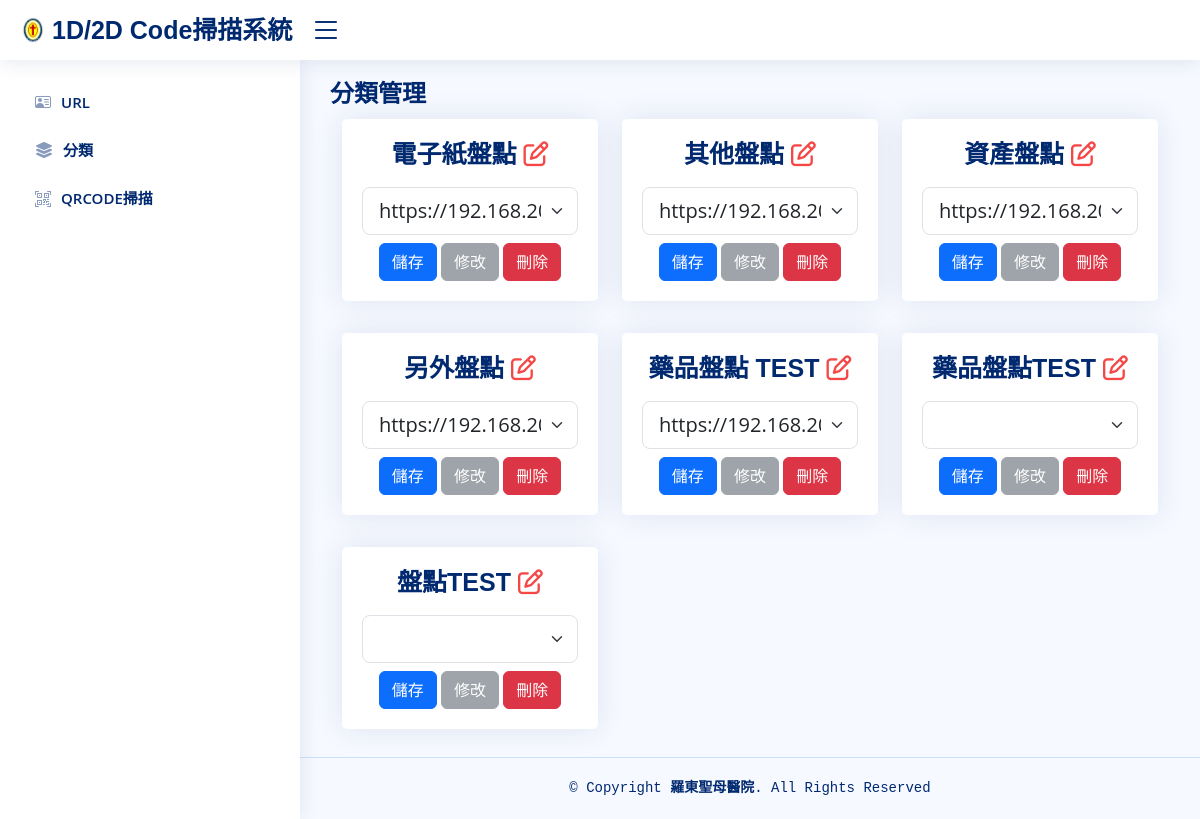
The page /smh_webcam_app/index.php/category on the database its author committed.
### tables this page shows
CREATE TABLE `categories` (
  `category_id` int(11) NOT NULL AUTO_INCREMENT,
  `category_name` varchar(20) DEFAULT NULL,
  `url` varchar(100) DEFAULT NULL,
  PRIMARY KEY (`category_id`)
);

CREATE TABLE `setting` (
  `id` int(11) NOT NULL AUTO_INCREMENT,
  `url` varchar(200) NOT NULL,
  `createtime` datetime NOT NULL,
  `modifytime` datetime DEFAULT NULL,
  PRIMARY KEY (`id`)
);

### smh_webcam_app/application/controllers/Category.php (called while the page is built, shortened)
<?php
class Category extends CI_Controller
{
    public function __construct()
    {
        $this->load->model('category_model');
        $this->load->model('Setting_model');
    }
    public function index()
    {
        $data['categories'] = $this->category_model->get_category();
        $data['settings'] = $this->Setting_model->get_setting();
        $this->load->view('category_view', $data);
    }
}

### smh_webcam_app/index.php (called while the page is built, shortened)
<?php
require_once BASEPATH.'core/CodeIgniter.php';

### smh_webcam_app/application/models/category_model.php (called while the page is built, shortened)
<?php
class category_model extends CI_Model
{
    public function get_category()
    {
        $query = $this->db->get("categories");
        return $query->result();
    }
}

### smh_webcam_app/application/models/Setting_model.php (called while the page is built, shortened)
<?php
class Setting_model extends CI_Model
{
    public function get_setting()
    {
        $query = $this->db->get("setting");
        return $query->result_array();
    }
}

### smh_webcam_app/application/views/category_view.php (the view, shortened to what this page needs)
<!DOCTYPE html>
<html lang="en">
<head>
    <?php $this->load->view('common/stylesheet'); ?>
    <link href="<?php echo base_url('theme/css/style.css'); ?>" rel="stylesheet">
</head>
<body>
    <?php $this->load->view('main'); ?>
    <main id="main" class="main">
        <div class="pagetitle">
            <h1>分類管理</h1>
        </div>
        <div class="container-sm">
            <div class="row row-cols-1 row-cols-md-3 g-4">
                <?php foreach ($categories as $category) : ?>
                    <div class="col">
                        <div class="card mb-2">
                            <div class="card-body">
                                <h5 class="card-title text-center categoryName"><?= $category->category_name; ?> <i class="fa-regular fa-pen-to-square editCategoryName" style="color: #f64747;"></i></h5>
                                <form action="">
                                    <select name="url_select" class="form-select form-select-lg mb-2" id="url_select">
                                        <option value="" selected disabled hidden></option>
                                        <?php foreach ($settings as $setting) : ?>
                                            <option value="<?= $setting['url']; ?>" <?php if ($setting['url'] == $category->url) : ?> selected <?php endif ?>><?= $setting['url']; ?></option>
                                        <?php endforeach; ?>
                                    </select>
                                    <div class="text-center">
                                        <button class="btn btn-primary btnData" data-category_name="<?= $category->category_name; ?>">儲存</button>
                                        <button class="btn btn-secondary btnEdit" data-category_name="<?= $category->category_name; ?>" data-id="<?= $category->category_id; ?>" disabled>修改</button>
                                        <button class="btn btn-danger btnDelete" data-category_name="<?= $category->category_name; ?>">刪除</button>
                                    </div>
                                </form>
                            </div>
                        </div>
                    </div>
                <?php endforeach; ?>
            </div>
        </div>
    </main>
    <?php $this->load->view('footer'); ?>
</body>
</html>

### smh_webcam_app/application/views/common/stylesheet.php (shortened to what this page needs)
<link href="https://cdn.jsdelivr.net/npm/bootstrap@5.3.0/dist/css/bootstrap.min.css" rel="stylesheet">
<link rel="stylesheet" href="https://cdn.datatables.net/1.11.5/css/jquery.dataTables.min.css">
<link rel="stylesheet" href="https://cdn.datatables.net/responsive/2.2.9/css/responsive.dataTables.min.css">
<link rel="stylesheet" href="https://cdnjs.cloudflare.com/ajax/libs/font-awesome/6.5.1/css/all.min.css" />
<link rel="stylesheet" href="https://cdnjs.cloudflare.com/ajax/libs/bootstrap-icons/1.11.3/font/bootstrap-icons.min.css" />

### smh_webcam_app/application/views/main.php (shortened to what this page needs)
<!DOCTYPE html>
<html lang="en">
<head>
    <link href="<?php echo base_url('theme/css/style.css'); ?>" rel="stylesheet">
</head>
<body>
    <header id="header" class="header fixed-top d-flex align-items-center">
        <div class="d-flex align-items-center justify-content-between">
            <div href="" class="logo d-flex align-items-center">
                <img src="<?= base_url('theme/Logo.png') ?>" alt="">
                <span class="d-none d-lg-block">1D/2D Code掃描系統</span>
            </div>
            <i class="bi bi-list toggle-sidebar-btn"></i>
        </div>
    </header>
    <aside id="sidebar" class="sidebar">
        <ul class="sidebar-nav" id="sidebar-nav">
            <li class="nav-item">
                <a class="nav-link collapsed" href="<?= site_url('setting/index'); ?>">
                    <i class="bi bi-person-vcard"></i>
                    <span>URL</span>
                </a>
            </li>
            <li class="nav-item">
                <a class="nav-link collapsed" href="<?= site_url('category/index'); ?>">
                    <i class="fa-solid fa-layer-group"></i><span>分類</span>
                </a>
            </li>
            <li class="nav-item">
                <a class="nav-link collapsed" href="<?= site_url('web/index'); ?>">
                    <i class="bi bi-qr-code-scan"></i><span>QRCODE掃描</span>
                </a>
            </li>
        </ul>
    </aside>
</body>
</html>

### smh_webcam_app/application/views/footer.php (shortened to what this page needs)
<!DOCTYPE html>
<html lang="en">
<head>
</head>
<body>
    <footer class="footer" id="footer">
        <div class="container">
            <div class="row">
                <div class="col-md-12">
                    &copy; Copyright <strong><span>羅東聖母醫院</span></strong>. All Rights Reserved
                </div>
            </div>
        </div>
    </footer>
</body>
</html>

### smh_webcam_app/theme/css/style.css (style rules this page uses)
:root { scroll-behavior: smooth; }
body { font-family: "Open Sans", sans-serif; background: #f6f9ff; color: #444444; }
a { color: #4154f1; text-decoration: none; }
h1, h2, h3, h4, h5, h6 { font-family: "Nunito", sans-serif; }
#main { margin-top: 60px; padding: 20px 30px; transition: all 0.3s; }
.pagetitle { margin-bottom: 10px; }
.pagetitle h1 { font-size: 24px; margin-bottom: 0; font-weight: 600; color: #012970; }
.card { margin-bottom: 30px; border: none; border-radius: 5px; box-shadow: 0px 0 30px rgba(1, 41, 112, 0.1); }
.card-title { padding: 0 0 10px 0; font-size: 25px; font-weight: 600; color: #012970; font-family: "Poppins", sans-serif; }
.card-body { padding: 20px 20px 20px 20px; }
.logo { line-height: 1; }
@media (min-width: 1200px) { .logo { width: 280px; } }
.logo img { max-height: 26px; margin-right: 6px; }
.logo span { font-size: 25px; font-weight: 700; color: #012970; font-family: "Nunito", sans-serif; }
.header { transition: all 0.5s; z-index: 997; height: 60px; box-shadow: 0px 2px 20px rgba(1, 41, 112, 0.1); background-color: #fff; padding-left: 20px; }
.header .toggle-sidebar-btn { font-size: 32px; padding-left: 10px; cursor: pointer; color: #012970; }
.sidebar { position: fixed; top: 60px; left: 0; bottom: 0; width: 300px; z-index: 996; transition: all 0.3s; padding: 20px; overflow-y: auto; scrollbar-width: thin; scrollbar-color: #aab7cf transparent; box-shadow: 0px 0px 20px rgba(1, 41, 112, 0.1); background-color: #fff; }
@media (min-width: 1200px) { #main, #footer { margin-left: 300px; } }
.sidebar-nav { padding: 0; margin: 0; list-style: none; }
.sidebar-nav li { padding: 0; margin: 0; list-style: none; }
.sidebar-nav .nav-item { margin-bottom: 5px; }
.sidebar-nav .nav-link { display: flex; align-items: center; font-size: 15px; font-weight: 600; color: #4154f1; transition: 0.3; background: #f6f9ff; padding: 10px 15px; border-radius: 4px; }
.sidebar-nav .nav-link i { font-size: 16px; margin-right: 10px; color: #4154f1; }
.sidebar-nav .nav-link.collapsed { color: #012970; background: #fff; }
.sidebar-nav .nav-link.collapsed i { color: #899bbd; }
.footer { padding: 20px 0; font-size: 14px; transition: all 0.3s; border-top: 1px solid #cddfff; }

### smh_webcam_app/application/views/category_view.php (style rules this page uses)
table, footer { font-family: 'Courier New', Courier, monospace; }

### smh_webcam_app/application/views/footer.php (style rules this page uses)
.footer { border-top: 1px solid #cddfff; text-align: center; color: #012970; padding: 20px 0; }

### rows shown on the page
categories: category_name "電子紙盤點", url_select "https://192.168.200.131"
categories: category_name "其他盤點", url_select "https://192.168.200.131/smh_webcam_ap/setting/"
categories: category_name "資產盤點", url_select "https://192.168.200.13123/"
categories: category_name "另外盤點", url_select "https://192.168.200.131/smh_webcam_app/web/"
categories: category_name "藥品盤點 TEST", url_select "https://192.168.200.131/"
categories: category_name "藥品盤點TEST"
categories: category_name "盤點TEST"
